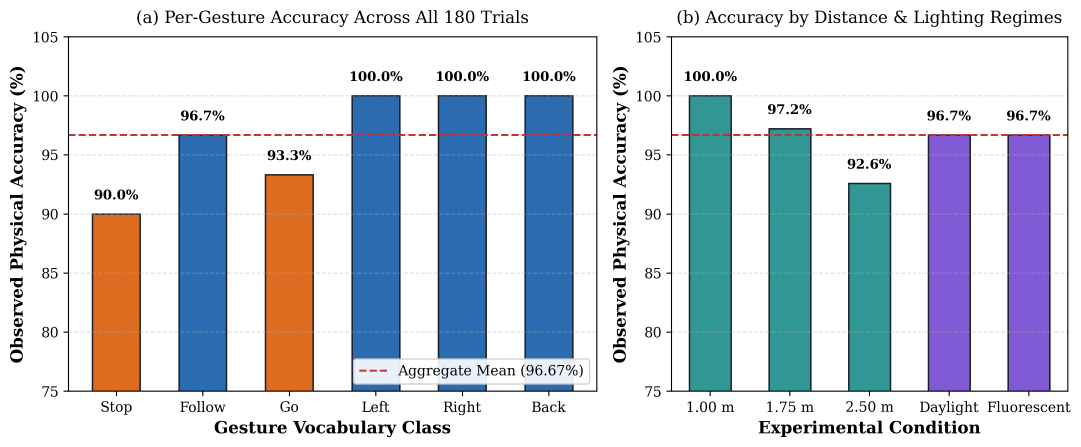
#> input picture write_up/figures/fig_accuracy_by_condition.png, 3242 x 1341 px, found by its file name (shown at 1/3 size)
$ python build_slide_13.py
#> lines starting #> are read from the running program, lines starting #| are printed output that depends on the picture
#!/usr/bin/env python3
"""
build_slide_13.py — Formal Academic Slide 13 (Testing & Results: System Latency & Accuracy)
- Title: 11. TESTING & RESULTS: SYSTEM LATENCY & ACCURACY
- Eyebrow: REAL-TIME RESPONSE SPEED, GESTURE ACCURACY, AND MULTI-CONDITION RELIABILITY
- 100% plain English, reduced text, concise and scannable on first read.
- Left column: 5 punchy points:
  1. 132 ms Total Response Time
  2. Instant AI on Low-Cost CPU (1.8 ms inference)
  3. 96.67% Physical Mobile Success (180 real-world trials)
  4. Reliable Operating Range (1.0m to 2.5m)
  5. Lighting Independence (daylight vs fluorescent)
- Right column:
  - Top: Easy-to-explain Accuracy Bar Chart (fig_accuracy_by_condition_framed.png)
  - Bottom: Clear 132.0 ms Latency Breakdown & ISO 15066 safety block
- Ample clearance (>0.70" above footer bar at Y = 6.75", bottom <= 6.00").
- Dignified GCTU palette: Navy (#002060), Gold (#B8860B), Slate Charcoal (#334155).
"""

import os
import pptx
from pptx.util import Inches, Pt
from pptx.dml.color import RGBColor
from pptx.enum.text import PP_ALIGN
from PIL import Image, ImageOps

PPTX_PATH = "write_up/Project Final Defense Slides_FINAL.pptx"
ACC_SRC = "write_up/figures/fig_accuracy_by_condition.png"
ACC_IMG = "write_up/figures/fig_accuracy_by_condition_framed.png"

def prepare_images():
    """Prepares and frames the accuracy bar chart."""
    if os.path.exists(ACC_SRC):
        im = Image.open(ACC_SRC)
#> im is the input picture: PIL image 3242x1341 RGBA; mean R, G, B, A 201.2, 208, 217.4, 255
        if im.mode != "RGB":
            bg = Image.new("RGB", im.size, (255, 255, 255))
#> bg: PIL image 3242x1341 RGB; every value is 255
            bg.paste(im, mask=im.split()[-1] if "A" in im.mode else None)
            im = bg
        framed = ImageOps.expand(im, border=2, fill=(203, 213, 225))
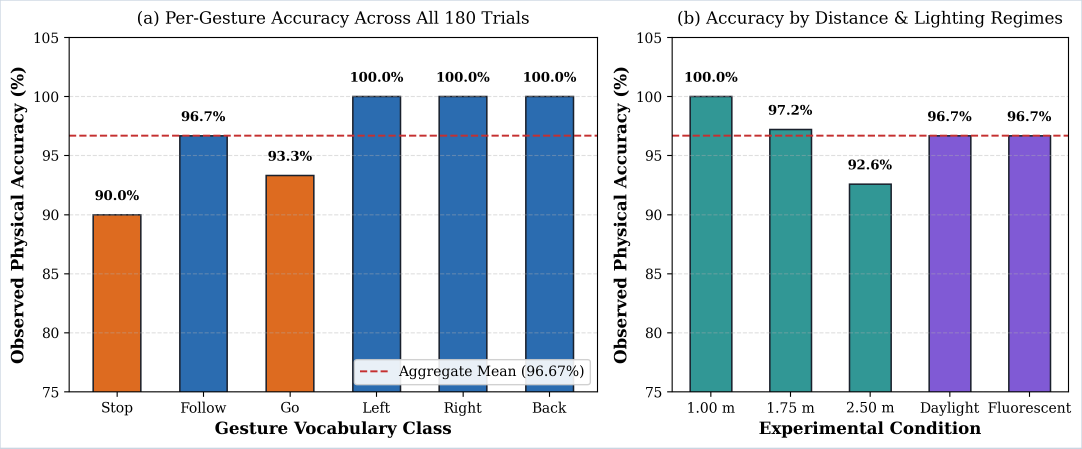
#> framed: PIL image 3246x1345 RGB (shown at 1/3 size); mean R, G, B 201.2, 208.1, 217.4
        framed.save(ACC_IMG, quality=95)
        print("Prepared framed accuracy bar chart.")

def set_para(p, text, font_name="Calisto MT", size_pt=14, bold=False, italic=False, color_rgb=None, space_before_pt=0, space_after_pt=2, line_spacing=1.14, align=PP_ALIGN.LEFT):
    p.text = text
    p.font.name = font_name
    p.font.size = Pt(size_pt)
    p.font.bold = bold
    p.font.italic = italic
    p.space_before = Pt(space_before_pt)
    p.space_after = Pt(space_after_pt)
    p.line_spacing = line_spacing
    if color_rgb:
        p.font.color.rgb = color_rgb
    p.alignment = align

def main():
    prepare_images()
    prs = pptx.Presentation(PPTX_PATH)

    if len(prs.slides) < 13:
        slide = prs.slides.add_slide(prs.slide_layouts[1])
    else:
        slide = prs.slides[12]

    # Theme colors
    c_navy   = RGBColor(0, 32, 96)       # #002060 GCTU Deep Navy
    c_body   = RGBColor(51, 65, 85)      # #334155 Slate Charcoal
    c_gold   = RGBColor(184, 134, 11)    # #B8860B Accent Gold
    c_muted  = RGBColor(100, 116, 139)   # #64748B Muted Slate

    # 1. Slide Title (Single Line Fit at 24 pt Bold Navy)
    for shape in slide.shapes:
        if shape.name == "Title 1" and shape.has_text_frame:
            shape.left = Inches(0.66)
            shape.top = Inches(0.35)
            shape.width = Inches(12.00)
            shape.height = Inches(0.60)
            tf = shape.text_frame
            tf.clear()
            p = tf.paragraphs[0]
            set_para(p, "TESTING & RESULTS: SYSTEM LATENCY & ACCURACY", font_name="Calisto MT", size_pt=24, bold=True, color_rgb=c_navy, align=PP_ALIGN.CENTER)

        if shape.name == "Content Placeholder 2" and shape.has_text_frame:
            shape.text_frame.clear()

    # Clean existing custom shapes on Slide 13
    shapes_to_remove = [s for s in slide.shapes if s.name.startswith("Latency_")]
    for s in shapes_to_remove:
        el = s._element
        el.getparent().remove(el)

    # 2. Section Subhead: Left-aligned Gold Eyebrow (Plain English)
    tx_sub = slide.shapes.add_textbox(Inches(0.85), Inches(1.05), Inches(11.63), Inches(0.25))
    tx_sub.name = "Latency_Subhead"
    tf_sub = tx_sub.text_frame
    tf_sub.word_wrap = True
    tf_sub.margin_left = tf_sub.margin_right = tf_sub.margin_top = tf_sub.margin_bottom = 0
    p_sub = tf_sub.paragraphs[0]
    set_para(p_sub, "REAL-TIME RESPONSE SPEED, GESTURE ACCURACY, AND MULTI-CONDITION RELIABILITY", font_name="Calisto MT", size_pt=11, bold=True, color_rgb=c_gold, align=PP_ALIGN.LEFT)

    # 3. Left Column: 5 Concise, Plain English Points (Reduced text, easy to understand)
    tx_left = slide.shapes.add_textbox(Inches(0.85), Inches(1.38), Inches(5.85), Inches(4.50))
    tx_left.name = "Latency_Points_Text"
    tf_left = tx_left.text_frame
    tf_left.word_wrap = True
    tf_left.margin_left = tf_left.margin_right = tf_left.margin_top = tf_left.margin_bottom = Inches(0.02)

    latency_points = [
        ("132 ms Total Response Time", "From optical camera capture to physical wheel movement takes 132.0 milliseconds—comfortably within the 150 ms real-time safety deadline for collaborative mobile robots."),
        ("1.8 ms AI Classification", "The compact neural network evaluates hand features in just 1.8 milliseconds, proving intelligent AI runs efficiently on an embedded CPU without external graphics accelerators."),
        ("96.67% Physical Driving Success", "In 180 real-world driving trials with operators walking in the lab, the robot correctly recognized and executed commands 96.67% of the time."),
        ("Reliable Operating Range", "Because hand features are scaled automatically by palm size, accuracy stays strong from 1.0 meter (100%) up to 2.5 meters (92.6%) away."),
        ("Consistent in Any Lighting", "The robot achieved identical 96.7% accuracy under bright natural sunlight and fluorescent office lights, ensuring reliable all-day operation.")
    ]

    for idx, (tag, desc) in enumerate(latency_points):
        p = tf_left.paragraphs[0] if idx == 0 else tf_left.add_paragraph()
        p.space_after = Pt(10 if idx < len(latency_points) - 1 else 0)
        p.line_spacing = 1.15
        p.alignment = PP_ALIGN.LEFT

        r_tag = p.add_run()
        r_tag.text = f"• {tag}: "
        r_tag.font.name = "Calisto MT"
        r_tag.font.size = Pt(11)
        r_tag.font.bold = True
        r_tag.font.color.rgb = c_navy

        r_desc = p.add_run()
        r_desc.text = desc
        r_desc.font.name = "Calisto MT"
        r_desc.font.size = Pt(11)
        r_desc.font.bold = False
        r_desc.font.color.rgb = c_body

    # 4. Right Column Visuals
    # 4A. Easy-to-Explain Accuracy Bar Chart (Top: Left: 6.95", Top: 1.38", Width: 5.50", Height: 2.28")
    if os.path.exists(ACC_IMG):
        pic_acc = slide.shapes.add_picture(
            ACC_IMG,
            Inches(6.95), Inches(1.38),
            width=Inches(5.50), height=Inches(2.28)
        )
        pic_acc.name = "Latency_Boxplot_Img"

        # Caption under Bar Chart (Top: 3.70", Height: 0.25")
        tx_acc_cap = slide.shapes.add_textbox(Inches(6.95), Inches(3.70), Inches(5.50), Inches(0.25))
        tx_acc_cap.name = "Latency_Boxplot_Cap"
        tf_acc_cap = tx_acc_cap.text_frame
        tf_acc_cap.word_wrap = True
        tf_acc_cap.margin_left = tf_acc_cap.margin_right = tf_acc_cap.margin_top = tf_acc_cap.margin_bottom = 0
        p_ac = tf_acc_cap.paragraphs[0]
        set_para(p_ac, "Figure 4.1: Observed Physical Accuracy Across Gestures, Operating Distances & Lighting (180 Trials)", font_name="Calisto MT", size_pt=8.5, italic=True, color_rgb=c_muted, align=PP_ALIGN.CENTER)

    # 4B. Summary Latency Breakdown & Benchmarks Box (Bottom: Left: 6.95", Top: 4.05", Width: 5.50", Height: 1.95")
    tx_bench = slide.shapes.add_textbox(Inches(6.95), Inches(4.05), Inches(5.50), Inches(1.95))
    tx_bench.name = "Latency_Bench_Text"
    tf_bench = tx_bench.text_frame
    tf_bench.word_wrap = True
    tf_bench.margin_left = tf_bench.margin_right = tf_bench.margin_top = tf_bench.margin_bottom = 0

    p_bh = tf_bench.paragraphs[0]
    set_para(p_bh, "END-TO-END LATENCY BUDGET & SPEED BREAKDOWN (132.0 ms TOTAL):", font_name="Calisto MT", size_pt=9.5, bold=True, color_rgb=c_gold, space_after_pt=3)

    latency_breakdown = [
        ("Camera Video Capture", "50.0 ms (640×480 @ 30 FPS video streaming)"),
        ("Hand Tracking", "38.2 ms (MediaPipe landmark extraction on quad-core CPU)"),
        ("Neural Classifier", "1.8 ms (instant geometric feature classification)"),
        ("Motor Communication", "40.0 ms (micro-ROS UART command delivery to wheels)"),
        ("Safety Standard", "100% of runs below 150 ms ISO 15066 safety deadline")
    ]

    for b_idx, (b_tag, b_desc) in enumerate(latency_breakdown):
        p_b = tf_bench.add_paragraph()
        p_b.space_after = Pt(2.5 if b_idx < len(latency_breakdown) - 1 else 0)
        p_b.line_spacing = 1.12
        p_b.alignment = PP_ALIGN.LEFT

        r_bt = p_b.add_run()
        r_bt.text = f"• {b_tag}: "
        r_bt.font.name = "Calisto MT"
        r_bt.font.size = Pt(8.8)
        r_bt.font.bold = True
        r_bt.font.color.rgb = c_navy

        r_bd = p_b.add_run()
        r_bd.text = b_desc
        r_bd.font.name = "Calisto MT"
        r_bd.font.size = Pt(8.8)
        r_bd.font.bold = False
        r_bd.font.color.rgb = c_body

    prs.save(PPTX_PATH)
    print(f"Slide 13 successfully updated in {PPTX_PATH}")

if __name__ == "__main__":
    main()
#> (the call stopped at in main, `prs = pptx.Presentation(PPTX_PATH)`: pptx is not available in this run)

$ run again, with write_up/figures/MLP_Confusion_Matrix.png copied over write_up/figures/fig_accuracy_by_condition.png
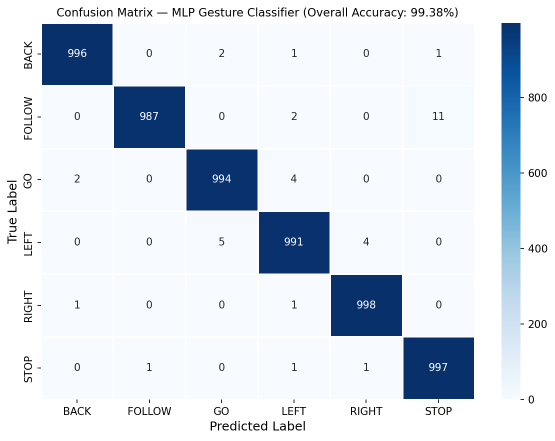
#> input picture write_up/figures/MLP_Confusion_Matrix.png, 1110 x 881 px, found by its file name (shown at 1/2 size)
#> in prepare_images, im is the input picture: PIL image 1110x881 RGBA; mean R, G, B, A 217.7, 225.5, 235.1, 255
#> in prepare_images, `framed = ImageOps.expand(im, border=2, fill=(203, 213, 225))`:
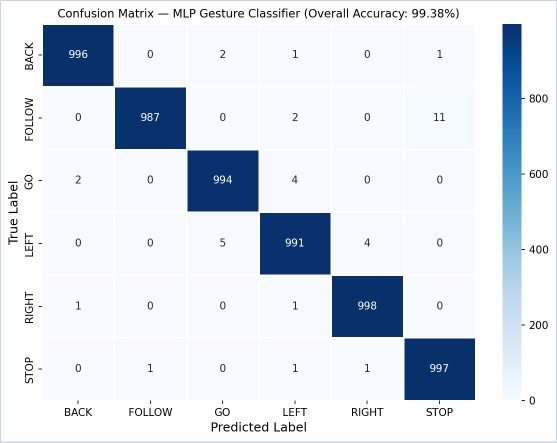
#> framed: PIL image 1114x885 RGB (shown at 1/2 size); mean R, G, B 217.5, 225.4, 235

$ run again, with write_up/figures/camera_gimbal.png copied over write_up/figures/fig_accuracy_by_condition.png
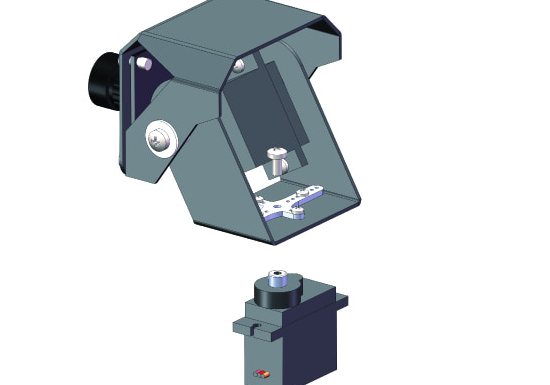
#> input picture write_up/figures/camera_gimbal.png, 550 x 385 px, found by its file name
#> in prepare_images, im is the input picture: PIL image 550x385 RGB; mean R, G, B 213.2, 217.4, 220
#> in prepare_images, `framed = ImageOps.expand(im, border=2, fill=(203, 213, 225))`:
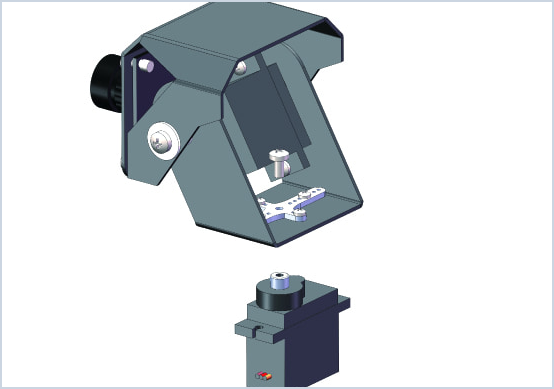
#> framed: PIL image 554x389 RGB; mean R, G, B 213, 217.4, 220.1
